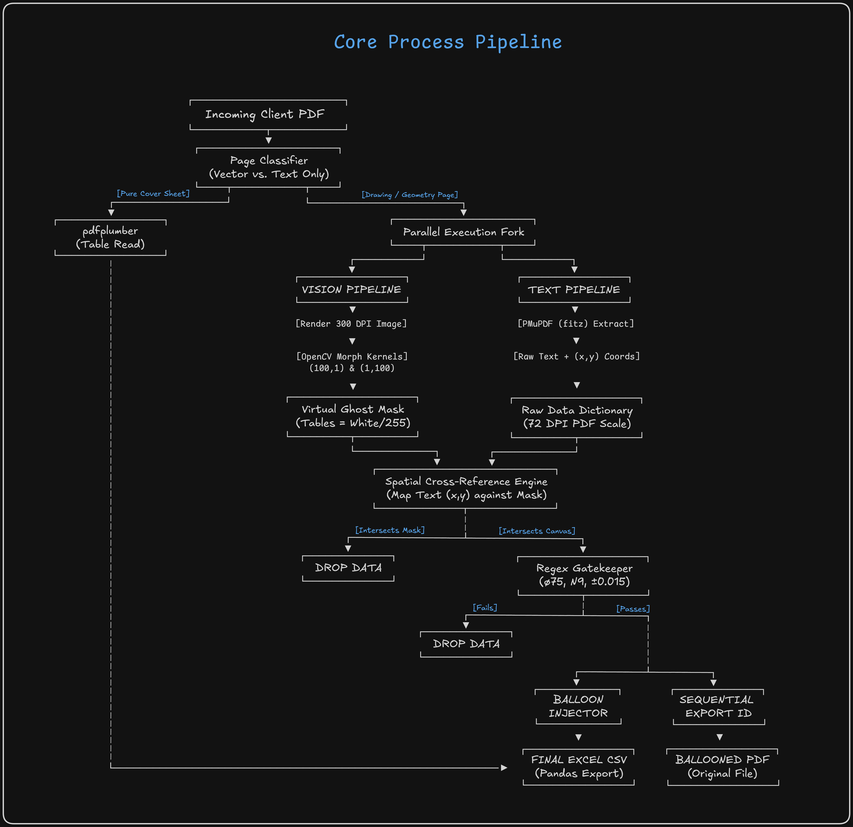
#> input picture resources/images/core-process-pipeline-dark.png, 853 x 827 px, shrunk from 5192 x 5032 before the run
$ python -i image_processor.py   (imports and definitions only)
#> lines starting #> are read from the running program, lines starting #| are printed output that depends on the picture
import sys
import subprocess
import logging
import cv2
import numpy as np
from pathlib  import Path

def ensure_package(pip_name: str, import_name: str):
    try:
        __import__(import_name)
    except ImportError:
        logging.warning(f"Package '{import_name}' not found. Installing '{pip_name}'...")
        try:
            subprocess.check_call([sys.executable, "-m", "pip", "install", pip_name])
            logging.info(f"Successfully installed {pip_name}.")
        except subprocess.CalledProcessError as e:
            logging.error(f"Failed to install {pip_name}. Please install manually.", exc_info=True)
            sys.exit(1)

# [2 lines not run here, left out]

logger = logging.getLogger(__name__)

THIS_DIR = Path(__file__).resolve().parent
PROJECT_ROOT = THIS_DIR.parent.parent
if str(PROJECT_ROOT) not in sys.path:
    sys.path.insert(0, str(PROJECT_ROOT))

DEBUG_DIR = PROJECT_ROOT / "debug" / "crops"
# [1 line not run here, left out]


class ImageProcessor:

    def enhance_for_ocr(self, img_array: np.ndarray, debug_path: str = None) -> np.ndarray:
        if len(img_array.shape) == 3 and img_array.shape[2] == 3:
            gray_img = cv2.cvtColor(img_array, cv2.COLOR_BGR2GRAY)
        elif len(img_array.shape) == 3 and img_array.shape[2] == 4:
            gray_img = cv2.cvtColor(img_array, cv2.COLOR_BGRA2GRAY)
        else:
            gray_img = img_array

        _, binary_img = cv2.threshold(gray_img, 0, 255, cv2.THRESH_BINARY + cv2.THRESH_OTSU)

        if debug_path:
            cv2.imwrite(debug_path, binary_img)

        return binary_img

    def standardize_for_ocr(self, img_bytes: bytes, debug_path: str = None) -> np.ndarray:
        """
        LEGACY PATH: Kept for backwards compatibility with older pipelines
        that pass raw image bytes.
        """
        nparr = np.frombuffer(img_bytes, np.uint8)
        img = cv2.imdecode(nparr, cv2.IMREAD_GRAYSCALE)
        _, binary_img = cv2.threshold(img, 0, 255, cv2.THRESH_BINARY + cv2.THRESH_OTSU)

        if debug_path:
            cv2.imwrite(debug_path, binary_img)

        return binary_img

>>> import cv2
>>> picture = cv2.imread('../../resources/images/core-process-pipeline-dark.png')
#> picture is the input picture: shape (827, 853, 3); mean B, G, R 23, 22.9, 22.7
>>> result = ImageProcessor().enhance_for_ocr(picture)
#> in enhance_for_ocr, `_, binary_img = cv2.threshold(gray_img, 0, 255, cv2.THRESH_BINARY + cv..`:
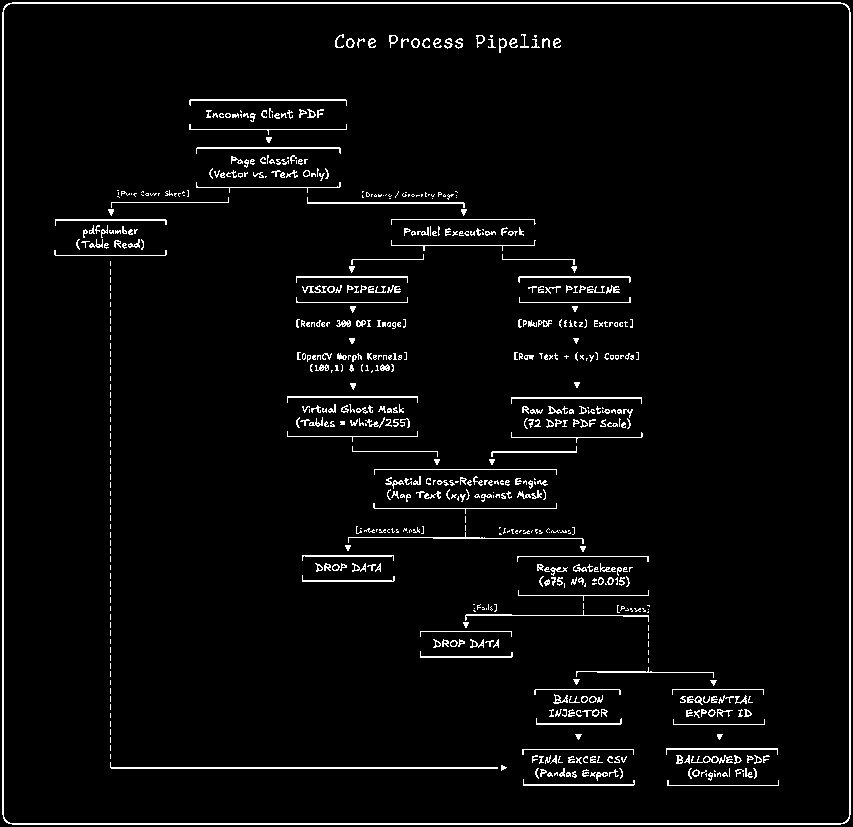
#> binary_img: shape (827, 853); 3.7% white in thin lines or dots
